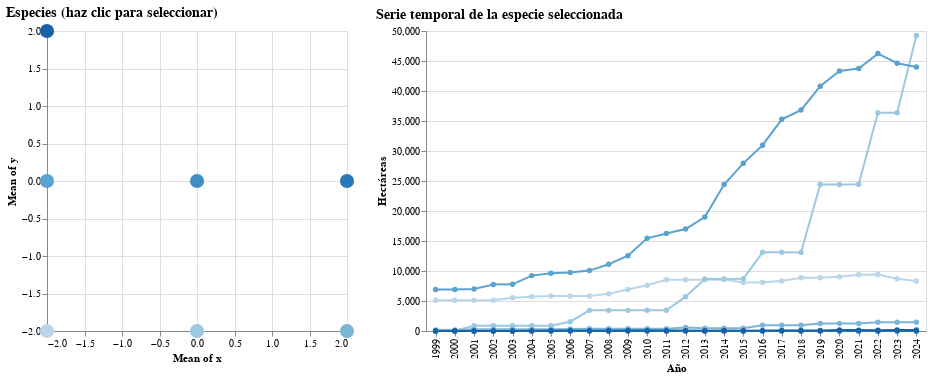

The code cell stored with this chart in its notebook:
### Code cell
import altair as alt
import pandas as pd
import numpy as np

# ---------- A) Cargar CSV (robusto) ----------
fname = "pistacholargo.csv"   # cambia si tu archivo tiene otro nombre o ruta
try:
    df = pd.read_csv(fname, sep=';')   # tu CSV usa ; como separador
except Exception as e:
    raise RuntimeError(f"Error leyendo {fname}: {e}")

# ---------- B) Inspección rápida (imprime para debug) ----------
print("Columnas originales:", df.columns.tolist())
print("Primeras filas (raw):")
print(df.head().to_string(index=False))

# ---------- C) Normalizar nombres de columnas ----------
df.columns = df.columns.str.strip().str.lower().str.replace('ñ', 'n')
print("Columnas normalizadas:", df.columns.tolist())

# ---------- D) Validaciones básicas ----------
required = ['especie']
for r in required:
    if r not in df.columns:
        raise KeyError(f"No se encontró la columna obligatoria '{r}'. Columnas disponibles: {df.columns.tolist()}")

# Detectar columna del año (variantes posibles)
year_col = None
for c in df.columns:
    if 'ano' in c or 'año' in c or 'year' in c or c.strip() == 'a':
        year_col = c
        break
if year_col is None:
    raise KeyError(f"No pude detectar la columna del año. Columnas: {df.columns.tolist()}")
print("Columna detectada como año:", year_col)

# Detectar columna de hectareas (variantes)
hect_col = None
for c in df.columns:
    if 'hect' in c or 'ha' == c or 'hectareas' in c:
        hect_col = c
        break
if hect_col is None:
    # Si no la detecta, intenta usar la segunda columna distinta a especie/año
    candidates = [c for c in df.columns if c not in [year_col, 'especie']]
    if candidates:
        hect_col = candidates[0]
    else:
        raise KeyError(f"No pude detectar la columna de hectareas. Columnas: {df.columns.tolist()}")
print("Columna detectada como hectareas:", hect_col)

# ---------- E) Normalizar tipos y renombrar a campos esperados ----------
df = df.rename(columns={year_col: 'ano', hect_col: 'hectareas'})

# Quitar filas vacías en las columnas clave
df = df.dropna(subset=['especie', 'ano', 'hectareas'])

# Convertir tipos (con manejo de errores)
df['ano'] = pd.to_numeric(df['ano'], errors='coerce').astype('Int64')
df['hectareas'] = pd.to_numeric(df['hectareas'], errors='coerce')

# Eliminar filas con valores no convertibles
bad = df[df['ano'].isna() | df['hectareas'].isna()]
if not bad.empty:
    print("Advertencia: se eliminarán filas con año/hectareas inválidos:")
    print(bad.to_string(index=False))
    df = df.dropna(subset=['ano', 'hectareas'])

# Forzar ano a int (normalizamos a Python int para Altair)
df['ano'] = df['ano'].astype(int)
df['hectareas'] = df['hectareas'].astype(float)

print("Primeras filas (limpias):")
print(df.head().to_string(index=False))

# ---------- F) Crear ID por especie (orden estable) ----------
especies = sorted(df['especie'].unique())
print(f"Número de especies detectadas: {len(especies)}")
id_map = {esp: i for i, esp in enumerate(especies)}
df['id'] = df['especie'].map(id_map)

# ---------- G) Crear tabla de locations reproducible ----------
np.random.seed(0)
n = len(especies)
# Distribuimos las posiciones en una rejilla simple para que no se monten
cols = int(np.ceil(np.sqrt(n)))
rows = int(np.ceil(n / cols))
xs = np.linspace(-2, 2, cols)
ys = np.linspace(-2, 2, rows)
positions = []
for r in range(rows):
    for c in range(cols):
        positions.append((xs[c], ys[r]))
positions = positions[:n]

locations = pd.DataFrame({
    'id': list(id_map.values()),
    'especie': list(id_map.keys()),
    'x': [p[0] for p in positions],
    'y': [p[1] for p in positions]
})

# ---------- H) Merge datos + metadata ----------
data = pd.merge(df, locations, on=['id', 'especie'], how='left')

# Comprobar
print("Ejemplo de data mergeada:")
print(data[['especie','id','ano','hectareas','x','y']].head().to_string(index=False))

# ---------- I) Renombrar para parecerse al código original (time, value) ----------
data = data.rename(columns={'ano': 'time', 'hectareas': 'value'})

# ---------- J) Crear selector y gráficos ----------
selector = alt.selection_point(fields=['id'])

# color condicional: seleccionado por id, si no seleccionado gris
color = alt.condition(
    selector,
    alt.Color('id:O', legend=None),
    alt.value('lightgray')
)

base = alt.Chart(data).properties(width=300, height=300).add_params(selector)

points = base.mark_point(filled=True, size=200).encode(
    x='mean(x):Q',
    y='mean(y):Q',
    color=color,
    tooltip=['especie:N', 'id:Q']
).properties(
    title='Especies (haz clic para seleccionar)'
)

line = alt.Chart(data).mark_line(point=True).encode(
    x=alt.X('time:O', title='Año'),
    y=alt.Y('value:Q', title='Hectáreas', scale=alt.Scale(zero=False)),
    color=alt.Color('id:O', legend=None),
    tooltip=['especie:N','time:O','value:Q']
).transform_filter(
    selector
).properties(
    width=500,
    height=300,
    title='Serie temporal de la especie seleccionada'
)

# Mostrar lado a lado
chart = (points | line).configure_title(fontSize=14, anchor='start')
chart

### Figure 1 — Vega-Lite specification as saved in the notebook (floating-point values rounded to 4 significant figures; data arrays with more than 128 entries replaced by an {"elided": "..."} marker saying what was removed)
{"config": {"view": {"continuousWidth": 300, "continuousHeight": 300}, "title": {"anchor": "start", "fontSize": 14}}, "hconcat": [{"mark": {"type": "point", "filled": true, "size": 200}, "encoding": {"color": {"condition": {"param": "param_10", "field": "id", "legend": null, "type": "ordinal"}, "value": "lightgray"}, "tooltip": [{"field": "especie", "type": "nominal"}, {"field": "id", "type": "quantitative"}], "x": {"aggregate": "mean", "field": "x", "type": "quantitative"}, "y": {"aggregate": "mean", "field": "y", "type": "quantitative"}}, "height": 300, "name": "view_8", "title": "Especies (haz clic para seleccionar)", "width": 300}, {"mark": {"type": "line", "point": true}, "encoding": {"color": {"field": "id", "legend": null, "type": "ordinal"}, "tooltip": [{"field": "especie", "type": "nominal"}, {"field": "time", "type": "ordinal"}, {"field": "value", "type": "quantitative"}], "x": {"field": "time", "title": "Año", "type": "ordinal"}, "y": {"field": "value", "scale": {"zero": false}, "title": "Hectáreas", "type": "quantitative"}}, "height": 300, "title": "Serie temporal de la especie seleccionada", "transform": [{"filter": {"param": "param_10"}}], "width": 500}], "data": {"name": "data-616eb14e2f97805429854420d67bd075"}, "params": [{"name": "param_10", "select": {"type": "point", "fields": ["id"]}, "views": ["view_8"]}], "$schema": "https://vega.github.io/schema/vega-lite/v5.20.1.json", "datasets": {"data-616eb14e2f97805429854420d67bd075": {"elided": "182 records"}}}
